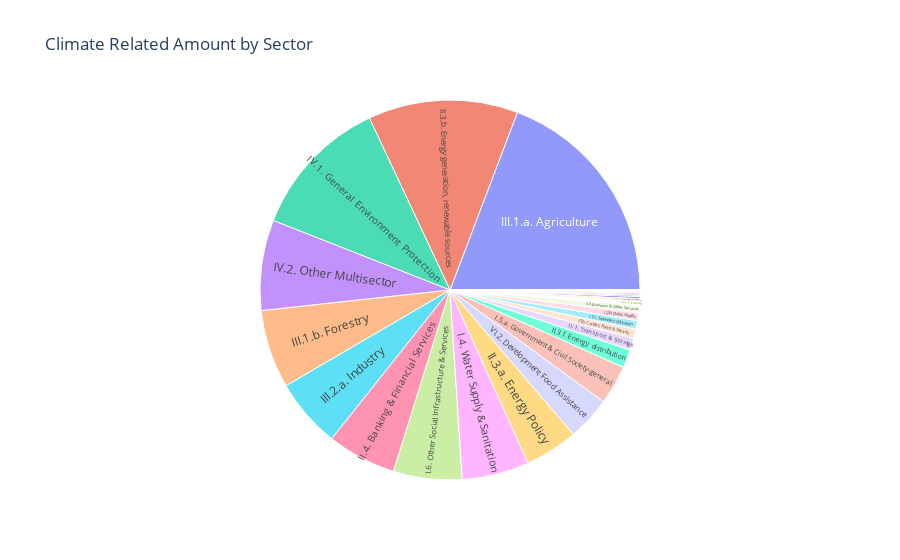

Write notebook code for a chart like this one.
### Code cell
fig_sunburst = px.sunburst(test_df, path=['Sector'], values='clim_rel_amount', title='Climate Related Amount by Sector')
fig_sunburst.show()

### Figure 1 — Plotly figure (JSON) as saved in the notebook; plotly's stock layout.template omitted (floating-point values rounded to 4 significant figures)
{"data": [{"branchvalues": "total", "domain": {"x": [0, 1], "y": [0, 1]}, "hovertemplate": "labels=%{label}<br>clim_rel_amount=%{value}<br>parent=%{parent}<br>id=%{id}<extra></extra>", "ids": ["Administrative Costs of Donors", "I.1.a. Education, Level Unspecified", "I.1.b. Basic Education", "I.1.c. Secondary Education", "I.1.d. Post-Secondary Education", "I.2.a. Health, General", "I.2.b. Basic Health", "I.2.c. Non-communicable diseases (NCDs)", "I.3. Population Policies/Programmes & Reproductive Health", "I.4. Water Supply & Sanitation", "I.5.a. Government & Civil Society-general", "I.5.b. Conflict, Peace & Security", "I.6. Other Social Infrastructure & Services", "II.1. Transport & Storage", "II.2. Communications", "II.3.a. Energy Policy", "II.3.b. Energy generation, renewable sources", "II.3.c. Energy generation, non-renewable sources", "II.3.d. Hybrid energy plants", "II.3.f. Energy distribution", "II.4. Banking & Financial Services", "II.5. Business & Other Services", "III.1.a. Agriculture", "III.1.b. Forestry", "III.1.c. Fishing", "III.2.a. Industry", "III.2.b. Mineral Resources & Mining", "III.2.c. Construction", "III.3.a. Trade Policies & Regulations", "III.3.b. Tourism", "IV.1. General Environment Protection", "IV.2. Other Multisector", "IX. Unallocated / Unspecified", "VI.2. Development Food Assistance", "VIII.1. Emergency Response", "VIII.2. Reconstruction Relief & Rehabilitation", "VIII.3. Disaster Prevention & Preparedness"], "labels": ["Administrative Costs of Donors", "I.1.a. Education, Level Unspecified", "I.1.b. Basic Education", "I.1.c. Secondary Education", "I.1.d. Post-Secondary Education", "I.2.a. Health, General", "I.2.b. Basic Health", "I.2.c. Non-communicable diseases (NCDs)", "I.3. Population Policies/Programmes & Reproductive Health", "I.4. Water Supply & Sanitation", "I.5.a. Government & Civil Society-general", "I.5.b. Conflict, Peace & Security", "I.6. Other Social Infrastructure & Services", "II.1. Transport & Storage", "II.2. Communications", "II.3.a. Energy Policy", "II.3.b. Energy generation, renewable sources", "II.3.c. Energy generation, non-renewable sources", "II.3.d. Hybrid energy plants", "II.3.f. Energy distribution", "II.4. Banking & Financial Services", "II.5. Business & Other Services", "III.1.a. Agriculture", "III.1.b. Forestry", "III.1.c. Fishing", "III.2.a. Industry", "III.2.b. Mineral Resources & Mining", "III.2.c. Construction", "III.3.a. Trade Policies & Regulations", "III.3.b. Tourism", "IV.1. General Environment Protection", "IV.2. Other Multisector", "IX. Unallocated / Unspecified", "VI.2. Development Food Assistance", "VIII.1. Emergency Response", "VIII.2. Reconstruction Relief & Rehabilitation", "VIII.3. Disaster Prevention & Preparedness"], "name": "", "parents": ["", "", "", "", "", "", "", "", "", "", "", "", "", "", "", "", "", "", "", "", "", "", "", "", "", "", "", "", "", "", "", "", "", "", "", "", ""], "type": "sunburst", "values": [0, 2.829, 0.8303, 24.1, 5.137, 0.641, 22.43, 0.03357, 3.351, 190.7, 111.0, 26.37, 194.3, 34.08, 0, 150.9, 425.1, 0, 0.2194, 52.02, 196.2, 20.78, 641.0, 222.6, 11.24, 196.5, 1.832, 0.3002, 2.399, 1.774, 402.0, 256.8, 0, 124.3, 7.832, 3.565, 0.7971]}], "layout": {"legend": {"tracegroupgap": 0}, "title": {"text": "Climate Related Amount by Sector"}}}
